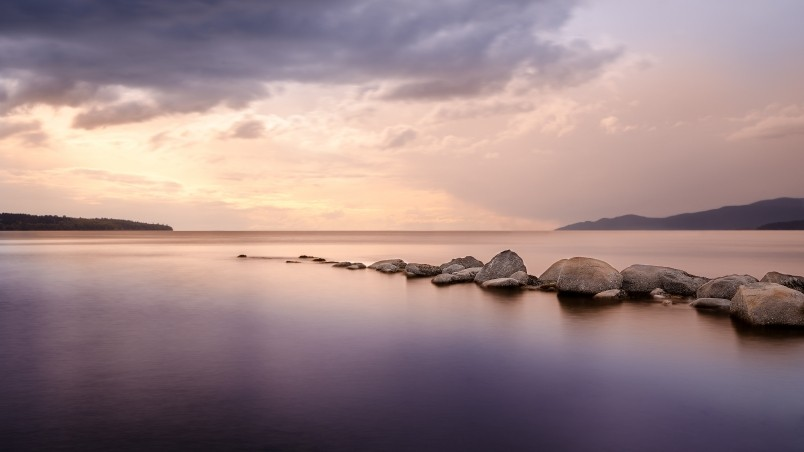
#> input picture Section 1 & Section 2/Nature.jpg, 804 x 452 px
$ python main.py
#> lines starting #> are read from the running program, lines starting #| are printed output that depends on the picture
from skimage import io, color
import matplotlib.pyplot as plt
import skimage.transform as tf

# Read An Image, You can also read from the full path
img = io.imread('Nature.jpg')
#> img is the input picture: shape (452, 804, 3); mean R, G, B 155.9, 132.7, 134

# Show Image
plt.imshow(img)
plt.title('Nature Image')
plt.show()

# Save An Image
io.imsave(fname='C:\\path\\path\\Desktop\\newImage.jpg', arr=img)

# Convert RGB to Gray level
gray = color.rgb2gray(img)
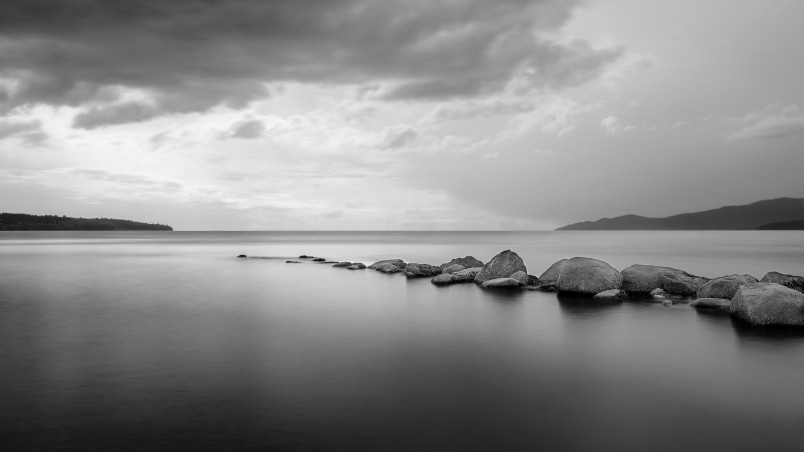
#> gray: shape (452, 804) float64; min 0, max 0.97, mean 0.54
plt.imshow(gray, cmap='gray')
plt.title('Gray Nature')
plt.show()

# Height and Width (Careful it's double)
print(f"Y (Height) -> {int(img.shape[0])}")
#| Y (Height) -> 452
print(f"X (Width) -> {int(img.shape[1])}")
#| X (Width) -> 804

# Resize Image -> resize(Height, width)
new_img = tf.resize(gray, (500, 200))
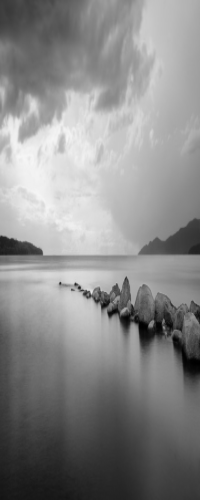
#> new_img: shape (500, 200) float64; min 0.00133, max 0.968, mean 0.54
plt.imshow(new_img, cmap='gray')
plt.title('New Sized Gray Image')
plt.show()

print(f"Y (Height) -> {int(new_img.shape[0])}")
#| Y (Height) -> 500
print(f"X (Width) -> {int(new_img.shape[1])}")
#| X (Width) -> 200

# Histogram
plt.hist(gray.ravel())
plt.title('Histogram')
plt.show()
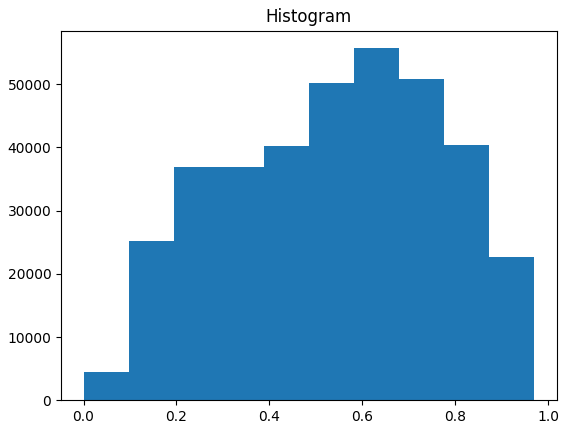
#> figure drawn by matplotlib, 1 panel; tallest bar 55709 high, from x = 0.582 to 0.679
